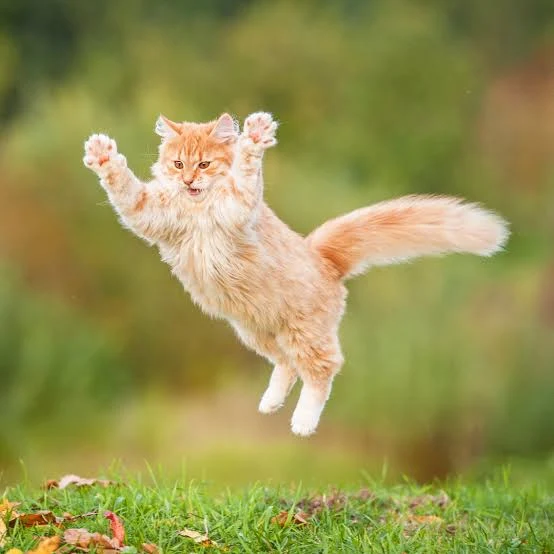
#> input picture 14. opencv/cat.webp, 554 x 554 px, given in place of the camera
$ python cv2_greencolour.py
#> lines starting #> are read from the running program, lines starting #| are printed output that depends on the picture; after the words box and inside, x2 and y2 are one past the last pixel; in counts of white or black regions, pixels touching at a corner belong together
import cv2
import numpy as np

cap = cv2.VideoCapture(0)


while True:
    _, frame = cap.read()
#> frame is the input picture: shape (554, 554, 3); mean B, G, R 81, 146.1, 149.3
    hsv_frame = cv2.cvtColor(frame, cv2.COLOR_BGR2HSV)
#> hsv_frame: shape (554, 554, 3); mean H, S, V 28.6, 128.7, 155.9

    # Green color
    low_green = np.array([40, 100, 100])  # lowest hue would be - 161,155,84 ( how do i found this i tested before
    high_green = np.array([102, 255, 255])
    #mask = cv2.inRange(hsv_frame, low_green, high_green)

    green_mask = cv2.inRange(hsv_frame, low_green, high_green)  #we create maskk on hsv frame and then low green or hi
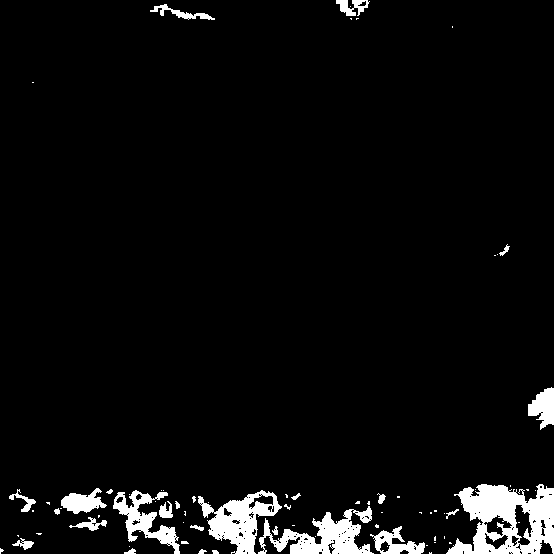
#> green_mask: shape (554, 554); 4.8% white; 74 white regions (48 under 20 px), largest, box (x1, y1, x2, y2) and area: (446, 484, 554, 554) 4566, (258, 506, 374, 554) 2476, (198, 490, 282, 554) 2362
    green = cv2.bitwise_and(frame, frame, mask=green_mask)
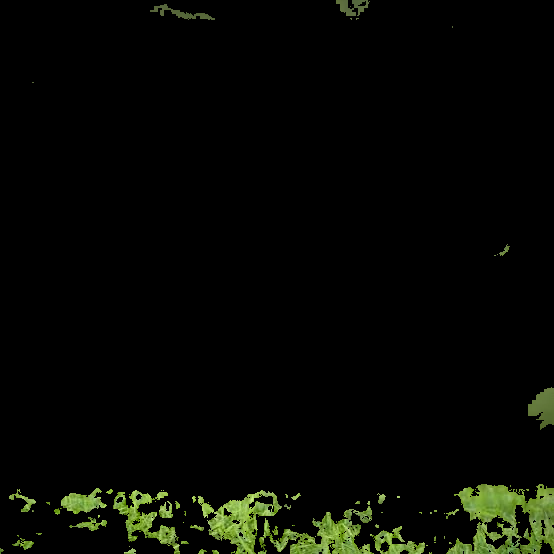
#> green: shape (554, 554, 3); mean B, G, R 3, 7.6, 5.9

    cv2.imshow("Frame", frame)
    #cv2.imshow('Red mask', mask)
    cv2.imshow('Green', green)

    key = cv2.waitKey(1)
#> (key Esc is pressed here)
    if key == 27:
        break
